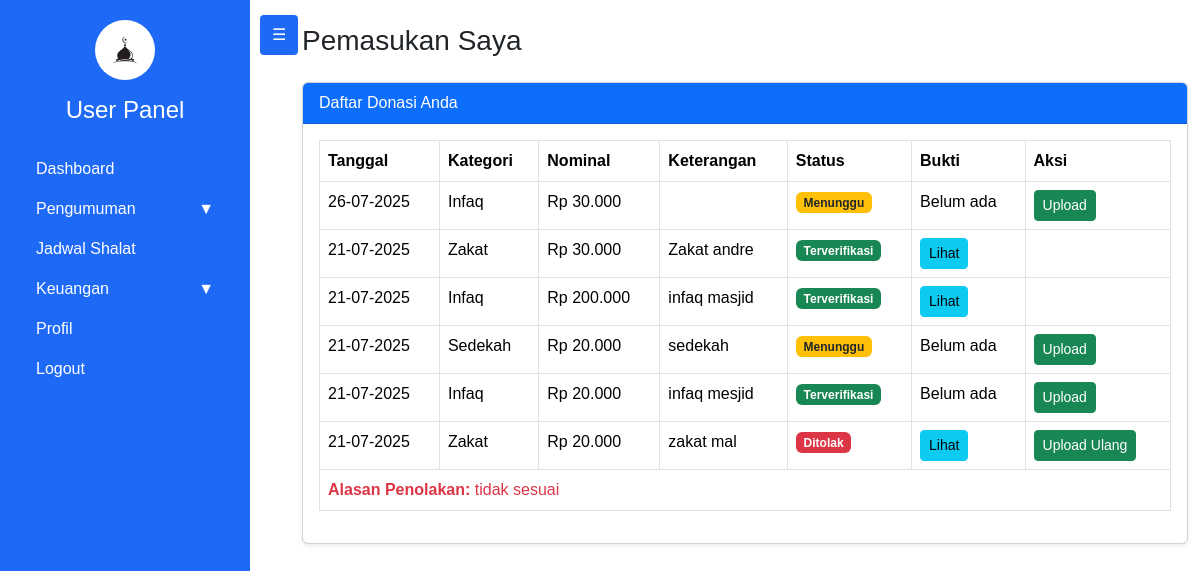
Screenshot of /user/pemasukan.php (signed in) with the database file from the repository.
### tables this page shows
CREATE TABLE `keuangan_pemasukan` (
  `id` int(11) NOT NULL,
  `kategori` enum('zakat','infaq','sedekah') NOT NULL,
  `nominal` decimal(15,2) NOT NULL,
  `keterangan` varchar(255) DEFAULT NULL,
  `bukti_pembayaran` varchar(255) DEFAULT NULL,
  `user_id` int(11) DEFAULT NULL,
  `tanggal` date NOT NULL,
  `status` enum('pending','verified','rejected') DEFAULT 'pending',
  `alasan_penolakan` text DEFAULT NULL
);

### user/pemasukan.php (the view, shortened to what this page needs)
<?php
include '../config/db.php';
include 'layout/header.php';
include 'layout/sidebar.php';
$userId = $_SESSION['id'];
$pemasukanUser = mysqli_query($conn, "
    SELECT * FROM keuangan_pemasukan
    WHERE user_id='$userId'
    ORDER BY tanggal DESC
");
?>
<div class="container-fluid mt-4">
    <h3 class="mb-4">Pemasukan Saya</h3>
    <div class="card shadow-sm">
        <div class="card-header bg-primary text-white">Daftar Donasi Anda</div>
        <div class="card-body table-responsive">
            <table class="table table-bordered">
                <thead>
                    <tr>
                        <th>Tanggal</th>
                        <th>Kategori</th>
                        <th>Nominal</th>
                        <th>Keterangan</th>
                        <th>Status</th>
                        <th>Bukti</th>
                        <th>Aksi</th>
                    </tr>
                </thead>
                <tbody>
                    <?php while ($row = mysqli_fetch_assoc($pemasukanUser)): ?>
                        <tr>
                            <td><?= date('d-m-Y', strtotime($row['tanggal'])); ?></td>
                            <td><?= ucfirst($row['kategori']); ?></td>
                            <td>Rp <?= number_format($row['nominal'], 0, ',', '.'); ?></td>
                            <td><?= htmlspecialchars($row['keterangan']); ?></td>
                            <td>
                                <?php
                                if ($row['status'] == 'verified') {
                                    echo "<span class='badge bg-success'>Terverifikasi</span>";
                                } elseif ($row['status'] == 'pending') {
                                    echo "<span class='badge bg-warning text-dark'>Menunggu</span>";
                                } elseif ($row['status'] == 'rejected') {
                                    echo "<span class='badge bg-danger'>Ditolak</span>";
                                } else {
                                    echo "<span class='badge bg-secondary'>Belum Upload</span>";
                                }
                                ?>
                            </td>
                            <td>
                                <?php if (!empty($row['bukti_pembayaran'])): ?>
                                    <a href="../uploads/<?= $row['bukti_pembayaran']; ?>" target="_blank" class="btn btn-info btn-sm">Lihat</a>
                                <?php else: ?>
                                    Belum ada
                                <?php endif; ?>
                            </td>
                            <td>
                                <?php if (empty($row['bukti_pembayaran']) || $row['status'] == 'rejected'): ?>
                                    <button class="btn btn-success btn-sm" data-bs-toggle="modal" data-bs-target="#uploadBukti<?= $row['id']; ?>">
                                        <?= $row['status'] == 'rejected' ? 'Upload Ulang' : 'Upload' ?>
                                    </button>
                                <?php endif; ?>
                            </td>
                        </tr>
                        <?php if ($row['status'] == 'rejected' && !empty($row['alasan_penolakan'])): ?>
                            <tr>
                                <td colspan="7" class="text-danger">
                                    <strong>Alasan Penolakan:</strong> <?= htmlspecialchars($row['alasan_penolakan']); ?>
                                </td>
                            </tr>
                        <?php endif; ?>
                    <?php endwhile; ?>
                </tbody>
            </table>
        </div>
    </div>
</div>
<?php include 'layout/footer.php'; ?>

### user/layout/header.php (shortened to what this page needs)
<!DOCTYPE html>
<html lang="id">
<head>
    <link href="https://cdn.jsdelivr.net/npm/bootstrap@5.3.0/dist/css/bootstrap.min.css" rel="stylesheet">
</head>
<body>
<div class="d-flex">

### user/layout/sidebar.php (shortened to what this page needs)
<!DOCTYPE html>
<html lang="id">
<head>
  <link href="https://cdn.jsdelivr.net/npm/bootstrap@5.3.3/dist/css/bootstrap.min.css" rel="stylesheet">
</head>
<body>
  <div id="sidebar">
    <div class="text-center mb-3">
      <img src="../assets/img/logo-masjid.jpg" alt="Logo Masjid" style="width:60px; height:60px; object-fit:cover; border-radius:50%; background:white; padding:5px;">
    </div>
    <h4 class="mb-4 text-center">User Panel</h4>
    <ul class="nav flex-column">
      <li><a href="dashboard.php" class="nav-link text-white">Dashboard</a></li>
      <li>
        <a class="nav-link text-white" data-bs-toggle="collapse" href="#pengumumanUser" role="button" aria-expanded="false" aria-controls="pengumumanUser">
          Pengumuman <span class="float-end">▼</span>
        </a>
      </li>
      <li><a href="jadwal-sholat.php" class="nav-link text-white">Jadwal Shalat</a></li>
      <li>
        <a class="nav-link text-white" data-bs-toggle="collapse" href="#keuanganUser" role="button" aria-expanded="false" aria-controls="keuanganUser">
          Keuangan <span class="float-end">▼</span>
        </a>
      </li>
      <li><a href="profil.php" class="nav-link text-white">Profil</a></li>
      <li><a href="../logout.php" class="nav-link text-white">Logout</a></li>
    </ul>
  </div>
  <button id="toggleSidebar">☰</button>
  <div id="mainContent">
  </div>
</body>
</html>

### user/layout/footer.php (shortened to what this page needs)
</div></div>
</body>
</html>

### user/layout/sidebar.php (style rules this page uses)
body { margin: 0; font-family: Arial, sans-serif; overflow-x: hidden; }
#sidebar { position: fixed; top: 0; left: 0; width: 250px; min-height: 100vh; background-color: #1e69f5ff; color: white; padding: 20px; transition: transform 0.3s ease; z-index: 1000; overflow-y: auto; }
#mainContent { margin-left: 250px; padding: 20px; transition: margin-left 0.3s ease; min-height: 100vh; }
#toggleSidebar { position: fixed; top: 15px; left: 260px; z-index: 1100; background-color: #1e69f5ff; color: white; border: none; padding: 8px 12px; border-radius: 4px; transition: left 0.3s ease; }
.nav-link { color: white; }

### rows the page displays
keuangan_pemasukan: tanggal "26-07-2025", kategori "Infaq", nominal "30.000", status "Menunggu", bukti_pembayaran "Belum ada"
keuangan_pemasukan: tanggal "21-07-2025", kategori "Zakat", nominal "30.000", keterangan "Zakat andre", status "Terverifikasi"
keuangan_pemasukan: tanggal "21-07-2025", kategori "Infaq", nominal "200.000", keterangan "infaq masjid", status "Terverifikasi"
keuangan_pemasukan: tanggal "21-07-2025", kategori "Sedekah", nominal "20.000", keterangan "sedekah", status "Menunggu", bukti_pembayaran "Belum ada"
keuangan_pemasukan: tanggal "21-07-2025", kategori "Infaq", nominal "20.000", keterangan "infaq mesjid", status "Terverifikasi", bukti_pembayaran "Belum ada"
keuangan_pemasukan: tanggal "21-07-2025", kategori "Zakat", nominal "20.000", keterangan "zakat mal", status "Ditolak", alasan_penolakan "tidak sesuai"
